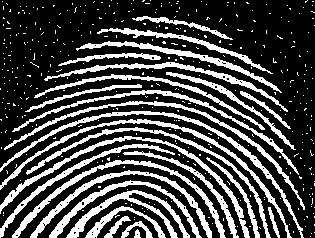
%> input picture Lab4-Morphology-main/Lab4-Morphology-main/assets/fingerprint-noisy.tif, 315 x 238 px
$ octave lab4_task2.m   (GNU Octave 9; MATLAB toolbox functions it lacks are replaced by stand-ins)
%> lines starting %> are read from the running program, lines starting %| are printed output that depends on the picture; in (x1, y1, x2, y2) boxes, pixels count from 0 and x2, y2 are one past the last pixel; in counts of white or black regions, pixels touching at a corner belong together; the program's own positions count from 1
clear all
close all
f = imread('assets/fingerprint-noisy.tif');
%> f: size 238x315 logical; 28.5% white; 414 white regions (387 under 20 px), largest, box (x1, y1, x2, y2) and area: (0, 111, 304, 238) 1388, (0, 136, 250, 238) 1372, (0, 119, 292, 238) 1337
SE1 = ones(3,3);
%SE1 = strel("rectangle", [2 2]);
% Erode f to produce fe
fe = imerode(f,SE1);
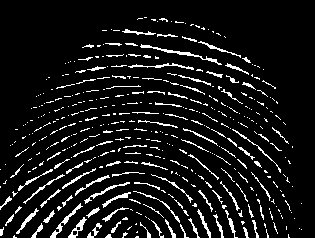
%> fe: size 238x315 logical; 9% white in thin lines or dots, all inside (x1, y1, x2, y2) = (0, 17, 302, 238)
% Dilate fe to produce fed
fed = imdilate(fe, SE1);
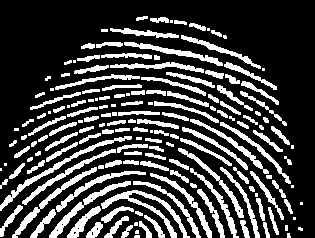
%> fed: size 238x315 logical; 25.3% white; 167 white regions (33 under 20 px), largest, box (x1, y1, x2, y2) and area: (101, 190, 190, 238) 786, (0, 136, 132, 211) 677, (49, 181, 131, 238) 578
% Open f to produce fo
fo = imopen(f,SE1);

% Close fo to improve the image
fc = imclose(fo, SE1);
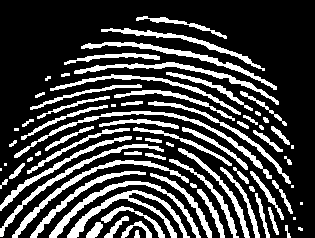
%> fc: size 238x315 logical; 25.9% white; 75 white regions (11 under 20 px), largest, box (x1, y1, x2, y2) and area: (67, 190, 190, 238) 1111, (14, 111, 272, 179) 1082, (49, 181, 201, 238) 979

% Gaussian
f_gauss = imfilter(im2double(f), fspecial("gaussian", [8 8], 1));
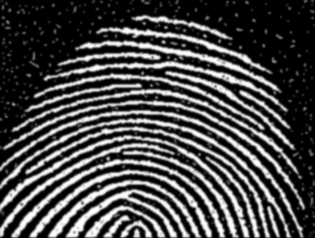
%> f_gauss: size 238x315 double; min 0, max 1, mean 0.285
f_gauss_binary = f_gauss > 0.5;
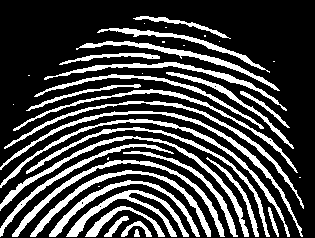
%> f_gauss_binary: size 238x315 logical; 26.5% white; 40 white regions (13 under 20 px), largest, box (x1, y1, x2, y2) and area: (0, 136, 249, 237) 1343, (0, 111, 303, 237) 1324, (0, 119, 290, 237) 1289

f1 = imdilate(fo, SE1);
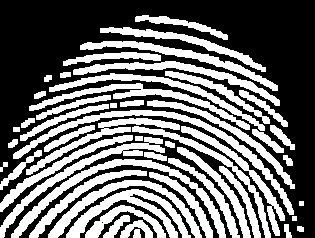
%> f1: size 238x315 logical; 42.8% white; 51 white regions, largest, box (x1, y1, x2, y2) and area: (13, 110, 294, 215) 2073, (11, 159, 226, 238) 1984, (66, 189, 191, 238) 1692
f2 = imerode(f1, SE1);
%> f2: size 238x315 logical; 25.9% white; 75 white regions (11 under 20 px), largest, box (x1, y1, x2, y2) and area: (67, 190, 190, 238) 1113, (14, 111, 272, 179) 1082, (49, 181, 201, 238) 979
% Show f, fe, fed and fo as a 4 image montage
montage({f, fc, f_gauss_binary}, "size", [1 3])
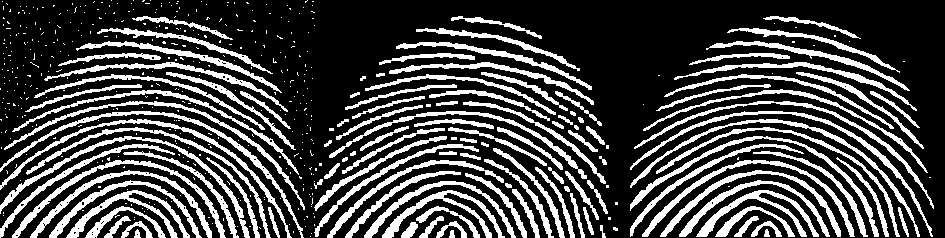
%> displayed picture: size 238x945 logical; 27% white; 526 white regions (408 under 20 px), largest, box (x1, y1, x2, y2) and area: (0, 111, 304, 238) 1388, (0, 136, 250, 238) 1372, (630, 136, 879, 237) 1343
title("(1): Original image, (2): Open + close image, (3): Gaussian filtered image")
